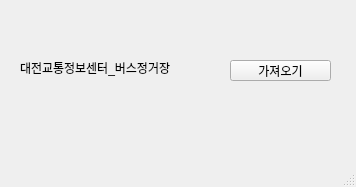
<?xml version="1.0" encoding="UTF-8"?>
<ui version="4.0">
 <class>MainWindow</class>
 <widget class="QMainWindow" name="MainWindow">
  <property name="geometry">
   <rect>
    <x>0</x>
    <y>0</y>
    <width>356</width>
    <height>187</height>
   </rect>
  </property>
  <property name="windowTitle">
   <string>MainWindow</string>
  </property>
  <widget class="QWidget" name="centralwidget">
   <widget class="QPushButton" name="pb">
    <property name="geometry">
     <rect>
      <x>230</x>
      <y>60</y>
      <width>101</width>
      <height>21</height>
     </rect>
    </property>
    <property name="text">
     <string>가져오기</string>
    </property>
   </widget>
   <widget class="QLabel" name="lbl">
    <property name="geometry">
     <rect>
      <x>20</x>
      <y>60</y>
      <width>201</width>
      <height>16</height>
     </rect>
    </property>
    <property name="text">
     <string>대전교통정보센터_버스정거장</string>
    </property>
   </widget>
  </widget>
  <widget class="QMenuBar" name="menubar">
   <property name="geometry">
    <rect>
     <x>0</x>
     <y>0</y>
     <width>356</width>
     <height>26</height>
    </rect>
   </property>
  </widget>
  <widget class="QStatusBar" name="statusbar"/>
 </widget>
 <resources/>
 <connections/>
</ui>
